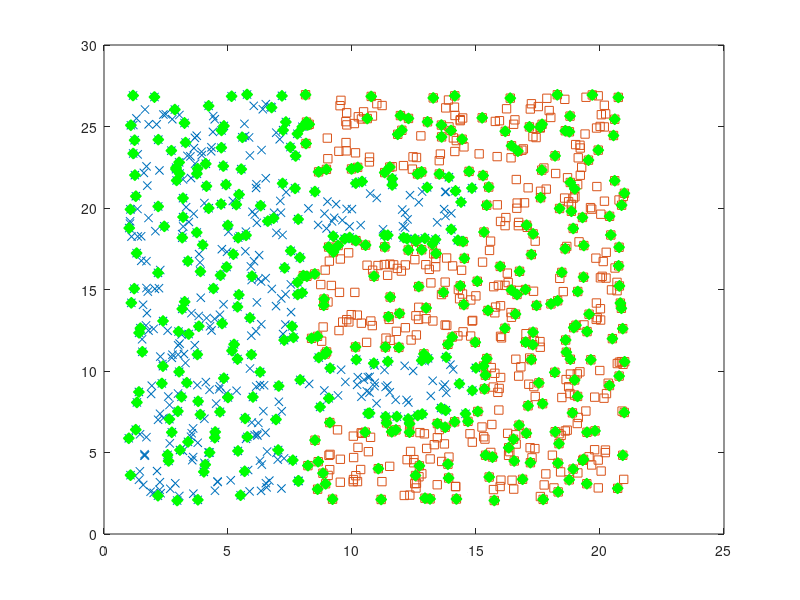

The MATLAB source for this figure:
# Cargamos los datos de test y entrenamiento
load data/hart/tr.dat;          # Muestras entrenamiento
load data/hart/trlabels.dat;    # Etiquetas entrenamiento
load data/hart/ts.dat;          # Muestras test
load data/hart/tslabels.dat     # Etiquetas test

N = rows(tr);

# Res es un tipo estructurado que contiene, entre otros:
#   los parámetros del modelo
#   los ı́ndices de los vectores que han resultado ser vectores soporte
#   el multiplicador de Lagrange
res = svmtrain(trlabels, tr, '-t 2 -c 1');

# Representación gráfica de las muestras que nos permite observar 
# que no son linealmente separables
plot(tr(trlabels==1,1),
tr(trlabels==1,2),"x",
tr(trlabels==2,1),
tr(trlabels==2,2),"s");
pause(2);

# Representación gráfica de las muestras junto a los vectores soporte
plot(tr(trlabels==1,1),
     tr(trlabels==1,2),"x",
     tr(trlabels==2,1),
     tr(trlabels==2,2),"s",
     tr(res.sv_indices,1),
     tr(res.sv_indices,2),"dg","markersize",8,"markerfacecolor","g");

# Calculo de la probabilidad empirica de error
# Empleando las etiquetas predichas
predictedLabels = svmpredict(tslabels,ts, res,'');
p = mean(predictedLabels==tslabels);

# Calculo del intervalo de confianza
epsilon = 1.96 * sqrt(p * (1 - p) / N)
intlow = p - epsilon
intup = p + epsilon
printf("El intervalo de confianza es [%f, %f]\n", intlow * 100, intup * 100);